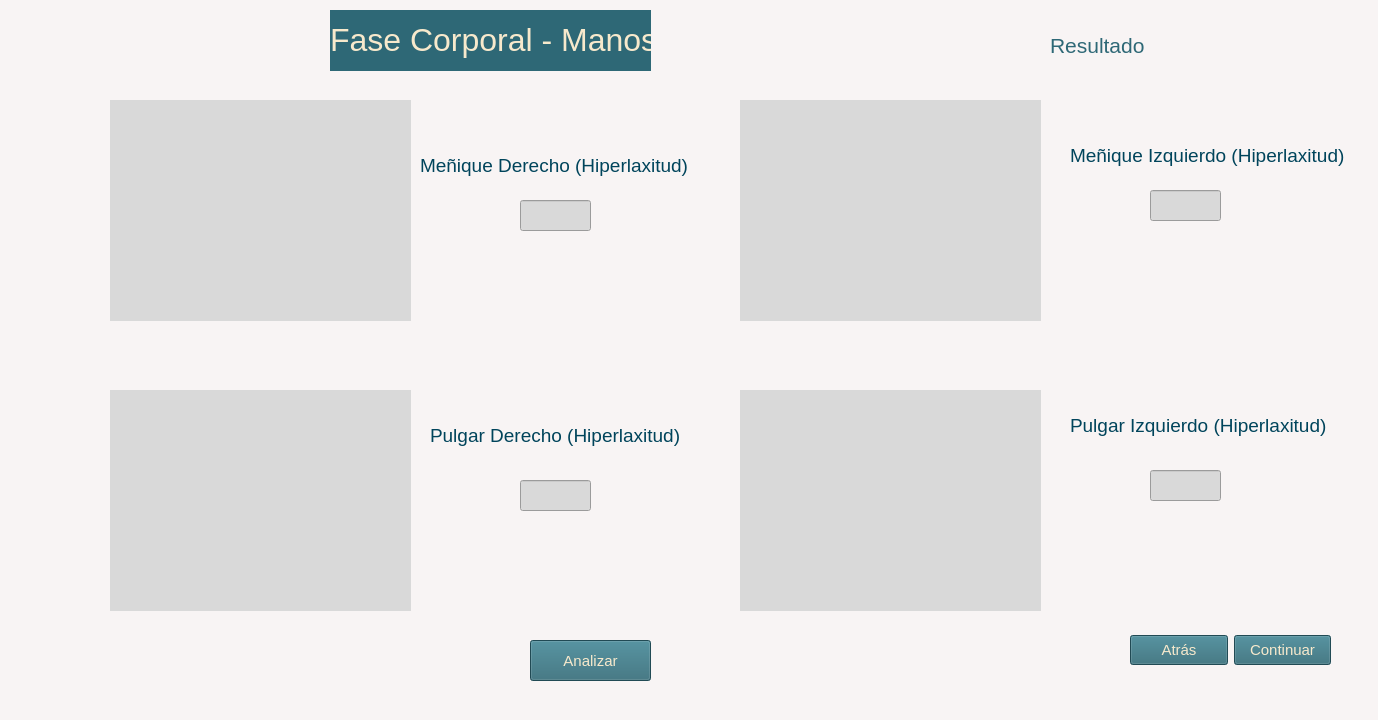
<?xml version="1.0" encoding="UTF-8"?>
<ui version="4.0">
 <class>MainWindow</class>
 <widget class="QMainWindow" name="MainWindow">
  <property name="geometry">
   <rect>
    <x>0</x>
    <y>0</y>
    <width>1378</width>
    <height>720</height>
   </rect>
  </property>
  <property name="windowTitle">
   <string>Reconocimiento Corporal - Manos</string>
  </property>
  <property name="windowIcon">
   <iconset>
    <normaloff>imagenes/zebra.png</normaloff>imagenes/zebra.png</iconset>
  </property>
  <property name="styleSheet">
   <string notr="true">background-color: rgb(248, 244, 244);</string>
  </property>
  <widget class="QWidget" name="centralwidget">
   <widget class="QLabel" name="Menique_Derecha">
    <property name="geometry">
     <rect>
      <x>110</x>
      <y>100</y>
      <width>301</width>
      <height>221</height>
     </rect>
    </property>
    <property name="styleSheet">
     <string notr="true">background-color: rgb(217, 217, 217);</string>
    </property>
    <property name="text">
     <string/>
    </property>
    <property name="pixmap">
     <pixmap>imagenes/4-min-620x350.jpg</pixmap>
    </property>
    <property name="scaledContents">
     <bool>true</bool>
    </property>
   </widget>
   <widget class="QLabel" name="label_2">
    <property name="geometry">
     <rect>
      <x>0</x>
      <y>200</y>
      <width>141</width>
      <height>41</height>
     </rect>
    </property>
    <property name="text">
     <string/>
    </property>
    <property name="pixmap">
     <pixmap>imagenes/rayas1.png</pixmap>
    </property>
    <property name="scaledContents">
     <bool>true</bool>
    </property>
   </widget>
   <widget class="QLabel" name="label_3">
    <property name="geometry">
     <rect>
      <x>330</x>
      <y>10</y>
      <width>321</width>
      <height>61</height>
     </rect>
    </property>
    <property name="font">
     <font>
      <pointsize>17</pointsize>
     </font>
    </property>
    <property name="styleSheet">
     <string notr="true">color: rgb(0, 68, 91);
background-color: rgb(46, 104, 118);</string>
    </property>
    <property name="text">
     <string>&lt;html&gt;&lt;head/&gt;&lt;body&gt;&lt;p&gt;&lt;span style=&quot; font-size:24pt; color:#f7e9cc;&quot;&gt;Fase Corporal - Manos&lt;/span&gt;&lt;/p&gt;&lt;/body&gt;&lt;/html&gt;</string>
    </property>
   </widget>
   <widget class="QLabel" name="label_4">
    <property name="geometry">
     <rect>
      <x>-10</x>
      <y>10</y>
      <width>821</width>
      <height>61</height>
     </rect>
    </property>
    <property name="text">
     <string/>
    </property>
    <property name="pixmap">
     <pixmap>imagenes/franja.png</pixmap>
    </property>
    <property name="scaledContents">
     <bool>true</bool>
    </property>
   </widget>
   <widget class="QWidget" name="layoutWidget">
    <property name="geometry">
     <rect>
      <x>1130</x>
      <y>630</y>
      <width>201</width>
      <height>41</height>
     </rect>
    </property>
    <property name="sizePolicy">
     <sizepolicy hsizetype="Preferred" vsizetype="Preferred">
      <horstretch>0</horstretch>
      <verstretch>0</verstretch>
     </sizepolicy>
    </property>
    <property name="minimumSize">
     <size>
      <width>0</width>
      <height>30</height>
     </size>
    </property>
    <layout class="QHBoxLayout" name="horizontalLayout_2">
     <item>
      <widget class="QPushButton" name="b_Cancelar">
       <property name="sizePolicy">
        <sizepolicy hsizetype="Minimum" vsizetype="Fixed">
         <horstretch>0</horstretch>
         <verstretch>0</verstretch>
        </sizepolicy>
       </property>
       <property name="minimumSize">
        <size>
         <width>0</width>
         <height>30</height>
        </size>
       </property>
       <property name="font">
        <font>
         <pointsize>11</pointsize>
        </font>
       </property>
       <property name="cursor">
        <cursorShape>PointingHandCursor</cursorShape>
       </property>
       <property name="styleSheet">
        <string notr="true">color: rgb(247, 233, 204);
background-color: rgb(46, 104, 118);</string>
       </property>
       <property name="text">
        <string>Atrás</string>
       </property>
      </widget>
     </item>
     <item>
      <widget class="QPushButton" name="b_Continuar">
       <property name="sizePolicy">
        <sizepolicy hsizetype="Minimum" vsizetype="Fixed">
         <horstretch>0</horstretch>
         <verstretch>0</verstretch>
        </sizepolicy>
       </property>
       <property name="minimumSize">
        <size>
         <width>0</width>
         <height>30</height>
        </size>
       </property>
       <property name="font">
        <font>
         <pointsize>11</pointsize>
        </font>
       </property>
       <property name="cursor">
        <cursorShape>PointingHandCursor</cursorShape>
       </property>
       <property name="styleSheet">
        <string notr="true">color: rgb(247, 233, 204);
background-color: rgb(46, 104, 118);</string>
       </property>
       <property name="text">
        <string>Continuar</string>
       </property>
      </widget>
     </item>
    </layout>
   </widget>
   <widget class="QLabel" name="label">
    <property name="geometry">
     <rect>
      <x>1050</x>
      <y>30</y>
      <width>161</width>
      <height>31</height>
     </rect>
    </property>
    <property name="styleSheet">
     <string notr="true">color: rgb(46, 104, 118);
color: rgb(46, 104, 118);</string>
    </property>
    <property name="text">
     <string>&lt;html&gt;&lt;head/&gt;&lt;body&gt;&lt;p&gt;&lt;span style=&quot; font-size:16pt;&quot;&gt;Resultado&lt;/span&gt;&lt;/p&gt;&lt;/body&gt;&lt;/html&gt;</string>
    </property>
   </widget>
   <widget class="QLineEdit" name="Menique_der">
    <property name="geometry">
     <rect>
      <x>520</x>
      <y>200</y>
      <width>71</width>
      <height>31</height>
     </rect>
    </property>
    <property name="font">
     <font>
      <pointsize>11</pointsize>
     </font>
    </property>
    <property name="styleSheet">
     <string notr="true">color: rgb(46, 104, 118);
background-color: rgb(217, 217, 217);</string>
    </property>
   </widget>
   <widget class="QLineEdit" name="Menique_izq">
    <property name="geometry">
     <rect>
      <x>1150</x>
      <y>190</y>
      <width>71</width>
      <height>31</height>
     </rect>
    </property>
    <property name="font">
     <font>
      <pointsize>11</pointsize>
     </font>
    </property>
    <property name="styleSheet">
     <string notr="true">color: rgb(46, 104, 118);
background-color: rgb(217, 217, 217);</string>
    </property>
   </widget>
   <widget class="QLineEdit" name="Pulgar_der">
    <property name="geometry">
     <rect>
      <x>520</x>
      <y>480</y>
      <width>71</width>
      <height>31</height>
     </rect>
    </property>
    <property name="font">
     <font>
      <pointsize>11</pointsize>
     </font>
    </property>
    <property name="styleSheet">
     <string notr="true">color: rgb(46, 104, 118);
background-color: rgb(217, 217, 217);</string>
    </property>
   </widget>
   <widget class="QLineEdit" name="Pulgar_izq">
    <property name="geometry">
     <rect>
      <x>1150</x>
      <y>470</y>
      <width>71</width>
      <height>31</height>
     </rect>
    </property>
    <property name="font">
     <font>
      <pointsize>11</pointsize>
     </font>
    </property>
    <property name="styleSheet">
     <string notr="true">color: rgb(46, 104, 118);
background-color: rgb(217, 217, 217);</string>
    </property>
   </widget>
   <widget class="QLabel" name="label_5">
    <property name="geometry">
     <rect>
      <x>420</x>
      <y>150</y>
      <width>281</width>
      <height>31</height>
     </rect>
    </property>
    <property name="font">
     <font>
      <pointsize>14</pointsize>
     </font>
    </property>
    <property name="styleSheet">
     <string notr="true">color: rgb(0, 68, 91);</string>
    </property>
    <property name="text">
     <string>Meñique Derecho (Hiperlaxitud)</string>
    </property>
   </widget>
   <widget class="QLabel" name="label_6">
    <property name="geometry">
     <rect>
      <x>1070</x>
      <y>140</y>
      <width>281</width>
      <height>31</height>
     </rect>
    </property>
    <property name="font">
     <font>
      <pointsize>14</pointsize>
     </font>
    </property>
    <property name="styleSheet">
     <string notr="true">color: rgb(0, 68, 91);</string>
    </property>
    <property name="text">
     <string>Meñique Izquierdo (Hiperlaxitud)</string>
    </property>
   </widget>
   <widget class="QLabel" name="label_7">
    <property name="geometry">
     <rect>
      <x>430</x>
      <y>420</y>
      <width>261</width>
      <height>31</height>
     </rect>
    </property>
    <property name="font">
     <font>
      <pointsize>14</pointsize>
     </font>
    </property>
    <property name="styleSheet">
     <string notr="true">color: rgb(0, 68, 91);</string>
    </property>
    <property name="text">
     <string>Pulgar Derecho (Hiperlaxitud)</string>
    </property>
   </widget>
   <widget class="QLabel" name="label_8">
    <property name="geometry">
     <rect>
      <x>1070</x>
      <y>410</y>
      <width>271</width>
      <height>31</height>
     </rect>
    </property>
    <property name="font">
     <font>
      <pointsize>14</pointsize>
     </font>
    </property>
    <property name="styleSheet">
     <string notr="true">color: rgb(0, 68, 91);</string>
    </property>
    <property name="text">
     <string>Pulgar Izquierdo (Hiperlaxitud)</string>
    </property>
   </widget>
   <widget class="QLabel" name="Menique_Izquierdo">
    <property name="geometry">
     <rect>
      <x>740</x>
      <y>100</y>
      <width>301</width>
      <height>221</height>
     </rect>
    </property>
    <property name="styleSheet">
     <string notr="true">background-color: rgb(217, 217, 217);</string>
    </property>
    <property name="text">
     <string/>
    </property>
    <property name="pixmap">
     <pixmap>imagenes/4-min-620x350.jpg</pixmap>
    </property>
    <property name="scaledContents">
     <bool>true</bool>
    </property>
   </widget>
   <widget class="QLabel" name="label_9">
    <property name="geometry">
     <rect>
      <x>-10</x>
      <y>460</y>
      <width>141</width>
      <height>41</height>
     </rect>
    </property>
    <property name="text">
     <string/>
    </property>
    <property name="pixmap">
     <pixmap>imagenes/rayas1.png</pixmap>
    </property>
    <property name="scaledContents">
     <bool>true</bool>
    </property>
   </widget>
   <widget class="QLabel" name="Pulgar_Derecha">
    <property name="geometry">
     <rect>
      <x>110</x>
      <y>390</y>
      <width>301</width>
      <height>221</height>
     </rect>
    </property>
    <property name="styleSheet">
     <string notr="true">background-color: rgb(217, 217, 217);</string>
    </property>
    <property name="text">
     <string/>
    </property>
    <property name="pixmap">
     <pixmap>imagenes/4-min-620x350.jpg</pixmap>
    </property>
    <property name="scaledContents">
     <bool>true</bool>
    </property>
   </widget>
   <widget class="QPushButton" name="b_Analizar">
    <property name="geometry">
     <rect>
      <x>530</x>
      <y>640</y>
      <width>121</width>
      <height>41</height>
     </rect>
    </property>
    <property name="font">
     <font>
      <pointsize>11</pointsize>
     </font>
    </property>
    <property name="cursor">
     <cursorShape>PointingHandCursor</cursorShape>
    </property>
    <property name="styleSheet">
     <string notr="true">color: rgb(247, 233, 204);
background-color: rgb(46, 104, 118);</string>
    </property>
    <property name="text">
     <string>Analizar</string>
    </property>
   </widget>
   <widget class="QLabel" name="Pulgar_Izquierdo">
    <property name="geometry">
     <rect>
      <x>740</x>
      <y>390</y>
      <width>301</width>
      <height>221</height>
     </rect>
    </property>
    <property name="styleSheet">
     <string notr="true">background-color: rgb(217, 217, 217);</string>
    </property>
    <property name="text">
     <string/>
    </property>
    <property name="pixmap">
     <pixmap>imagenes/4-min-620x350.jpg</pixmap>
    </property>
    <property name="scaledContents">
     <bool>true</bool>
    </property>
   </widget>
   <zorder>label_2</zorder>
   <zorder>label_9</zorder>
   <zorder>Menique_Derecha</zorder>
   <zorder>label_4</zorder>
   <zorder>label_3</zorder>
   <zorder>layoutWidget</zorder>
   <zorder>label</zorder>
   <zorder>Menique_der</zorder>
   <zorder>Menique_izq</zorder>
   <zorder>Pulgar_der</zorder>
   <zorder>Pulgar_izq</zorder>
   <zorder>label_5</zorder>
   <zorder>label_6</zorder>
   <zorder>label_7</zorder>
   <zorder>label_8</zorder>
   <zorder>Menique_Izquierdo</zorder>
   <zorder>Pulgar_Derecha</zorder>
   <zorder>b_Analizar</zorder>
   <zorder>Pulgar_Izquierdo</zorder>
  </widget>
  <widget class="QMenuBar" name="menubar">
   <property name="geometry">
    <rect>
     <x>0</x>
     <y>0</y>
     <width>1378</width>
     <height>21</height>
    </rect>
   </property>
  </widget>
  <widget class="QStatusBar" name="statusbar"/>
 </widget>
 <resources/>
 <connections/>
</ui>
